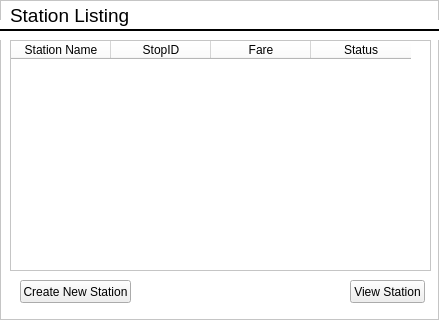
<?xml version="1.0" encoding="UTF-8"?>
<ui version="4.0">
 <class>Frame</class>
 <widget class="QFrame" name="Frame">
  <property name="geometry">
   <rect>
    <x>0</x>
    <y>0</y>
    <width>439</width>
    <height>320</height>
   </rect>
  </property>
  <property name="windowTitle">
   <string>Station Listing</string>
  </property>
  <property name="windowIcon">
   <iconset>
    <normaloff>marta-logo.png</normaloff>marta-logo.png</iconset>
  </property>
  <property name="styleSheet">
   <string notr="true">QFrame {Background-color: #ffffff;}</string>
  </property>
  <property name="frameShape">
   <enum>QFrame::StyledPanel</enum>
  </property>
  <property name="frameShadow">
   <enum>QFrame::Raised</enum>
  </property>
  <widget class="QTableWidget" name="tableWidget">
   <property name="geometry">
    <rect>
     <x>10</x>
     <y>40</y>
     <width>421</width>
     <height>231</height>
    </rect>
   </property>
   <column>
    <property name="text">
     <string>Station Name</string>
    </property>
   </column>
   <column>
    <property name="text">
     <string>StopID</string>
    </property>
   </column>
   <column>
    <property name="text">
     <string>Fare</string>
    </property>
   </column>
   <column>
    <property name="text">
     <string>Status</string>
    </property>
   </column>
  </widget>
  <widget class="QPushButton" name="createNewStationButton">
   <property name="geometry">
    <rect>
     <x>20</x>
     <y>280</y>
     <width>111</width>
     <height>23</height>
    </rect>
   </property>
   <property name="text">
    <string>Create New Station</string>
   </property>
  </widget>
  <widget class="QPushButton" name="viewStationButton">
   <property name="geometry">
    <rect>
     <x>350</x>
     <y>280</y>
     <width>75</width>
     <height>23</height>
    </rect>
   </property>
   <property name="text">
    <string>View Station</string>
   </property>
  </widget>
  <widget class="Line" name="line">
   <property name="windowModality">
    <enum>Qt::ApplicationModal</enum>
   </property>
   <property name="geometry">
    <rect>
     <x>0</x>
     <y>20</y>
     <width>441</width>
     <height>20</height>
    </rect>
   </property>
   <property name="maximumSize">
    <size>
     <width>16777215</width>
     <height>16777215</height>
    </size>
   </property>
   <property name="font">
    <font>
     <pointsize>8</pointsize>
    </font>
   </property>
   <property name="mouseTracking">
    <bool>true</bool>
   </property>
   <property name="autoFillBackground">
    <bool>false</bool>
   </property>
   <property name="styleSheet">
    <string notr="true"/>
   </property>
   <property name="frameShadow">
    <enum>QFrame::Plain</enum>
   </property>
   <property name="lineWidth">
    <number>2</number>
   </property>
   <property name="orientation">
    <enum>Qt::Horizontal</enum>
   </property>
  </widget>
  <widget class="QLabel" name="frameLabelTop">
   <property name="geometry">
    <rect>
     <x>10</x>
     <y>0</y>
     <width>211</width>
     <height>31</height>
    </rect>
   </property>
   <property name="font">
    <font>
     <pointsize>14</pointsize>
    </font>
   </property>
   <property name="autoFillBackground">
    <bool>false</bool>
   </property>
   <property name="styleSheet">
    <string notr="true">QLabel {background-color: transparent}</string>
   </property>
   <property name="text">
    <string>Station Listing</string>
   </property>
  </widget>
 </widget>
 <resources/>
 <connections/>
</ui>
